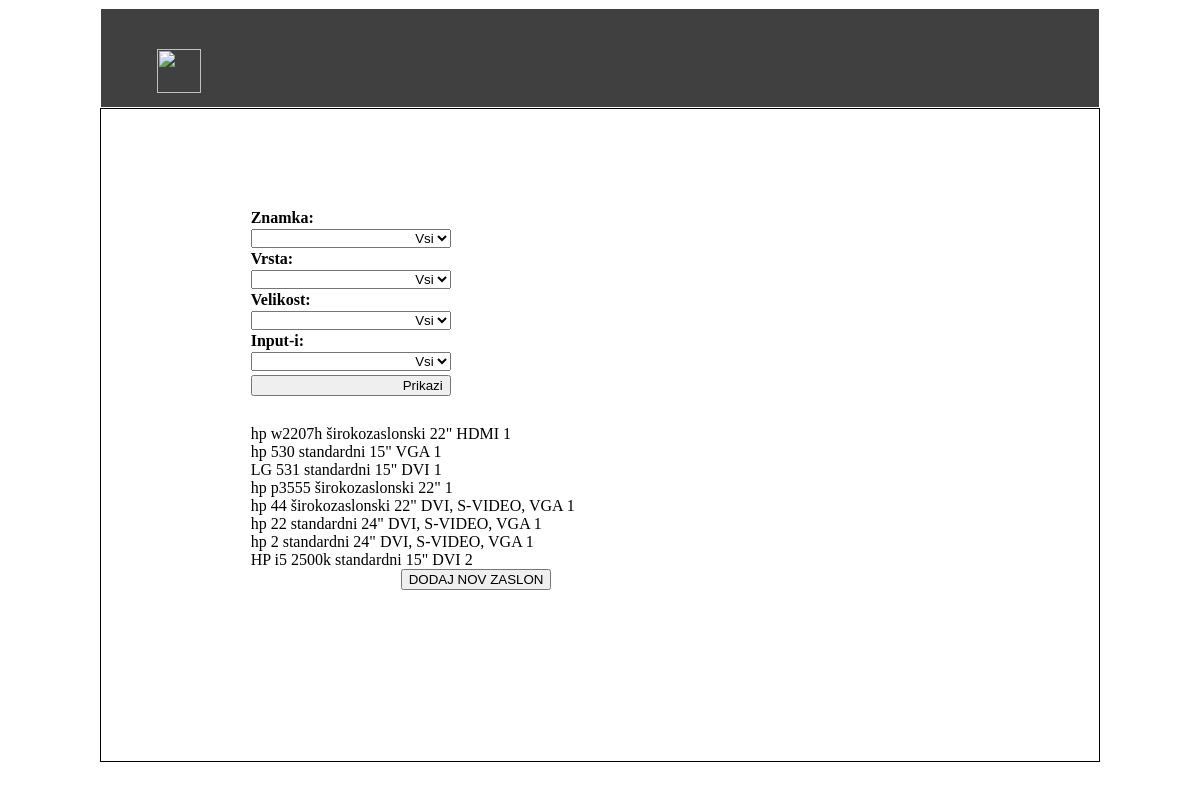
The app's page /app/zasloni with its own data.
### kalkulator/models.py (models this page shows)
class Zaslon(models.Model):
    znamka = models.CharField(max_length=20)
    model = models.CharField(max_length=20)
    vrsta = models.CharField(max_length=20)
    velikost = models.CharField(max_length=20)
    input = models.CharField(max_length=20)
    opis = models.CharField(max_length=20)
    kolicina = models.CharField(max_length=20)

### kalkulator/views.py (the view, shortened to what this page needs)
def zasloni(request):
    context = {}
    zasloni = Zaslon.objects.all()
    znamke = Zaslon.objects.values('znamka').distinct().order_by(Lower('znamka')).values_list('znamka', flat=True)
    velikosti = Zaslon.objects.values('velikost').distinct().order_by(Lower('velikost')).values_list('velikost', flat=True)
    inputi = Zaslon.objects.values('input').distinct().order_by(Lower('input')).values_list('input', flat=True)
    context['znamke'] = znamke
    context['velikosti'] = velikosti
    context['inputi'] = inputi
    zasloni = Zaslon.objects.all()
    context['zasloni'] = zasloni
    return render(request, 'kalkulator/zasloni.html', context)

### kalkulator/templates/kalkulator/zasloni.html (shortened to what this page needs)
{% extends "kalkulator/base.html" %}
{% block main %}
	<div id="Stanje">
		<form>
			<label>Znamka:</label><select name="znamka">
										<option>Vsi</option>
										</select>
			<label>Vrsta:</label><select name="vrsta">
										<option>Vsi</option>
										</select>
			<label>Velikost:</label><select name="velikost">
										<option>Vsi</option>
										</select>
			<label>Input-i:</label><select name="input">
										<option>Vsi</option>
										</select>
			<input type="submit" id="vpisi" value="Prikazi">
		</form>
		<br>
		<br>
		<br>
		<br>
		<br>
		<br>
		<br>
		<br>
		<br>
		<br>
		<br>
		<br>
		{% for zaslon in zasloni %}
		{{zaslon.znamka}}   {{zaslon.model}} {{zaslon.vrsta}} {{zaslon.velikost}}" {{zaslon.input}} {{zaslon.opis}} {{miska.kolicina}}<br>
		{% endfor %}
		<a href="dodajZaslon" style="margin-left:150px">
			<button> DODAJ NOV ZASLON</button>
		</a>
	</div>
{% endblock %}

### kalkulator/static/kalkulator/style.css (style rules this page uses)
body { max-width: 1000px; margin-left: auto; margin-right: auto; }
a:link { color: white; text-decoration: none; }
#Obrazec, #Stanje, #Porocilo { padding: 10% 15%; }
select, input, textarea { clear: both; float: left; width: 200px; margin: 2px 0px; text-align: right; }
label { float: left; clear: both; width: 200px; font-weight: bolder; }

### records on screen
Zaslon: znamka "hp", model "w2207h", vrsta "širokozaslonski", velikost "22", input "HDMI", opis "1"
Zaslon: znamka "hp", model "530", vrsta "standardni", velikost "15", input "VGA", opis "1"
Zaslon: znamka "LG", model "531", vrsta "standardni", velikost "15", input "DVI", opis "1"
Zaslon: znamka "hp", model "p3555", vrsta "širokozaslonski", velikost "22", opis "1"
Zaslon: znamka "hp", model "44", vrsta "širokozaslonski", velikost "22", input "DVI, S-VIDEO, VGA", opis "1"
Zaslon: znamka "hp", model "22", vrsta "standardni", velikost "24", input "DVI, S-VIDEO, VGA", opis "1"
Zaslon: znamka "hp", model "2", vrsta "standardni", velikost "24", input "DVI, S-VIDEO, VGA", opis "1"
Zaslon: znamka "HP", model "i5 2500k", vrsta "standardni", velikost "15", input "DVI", opis "2"
